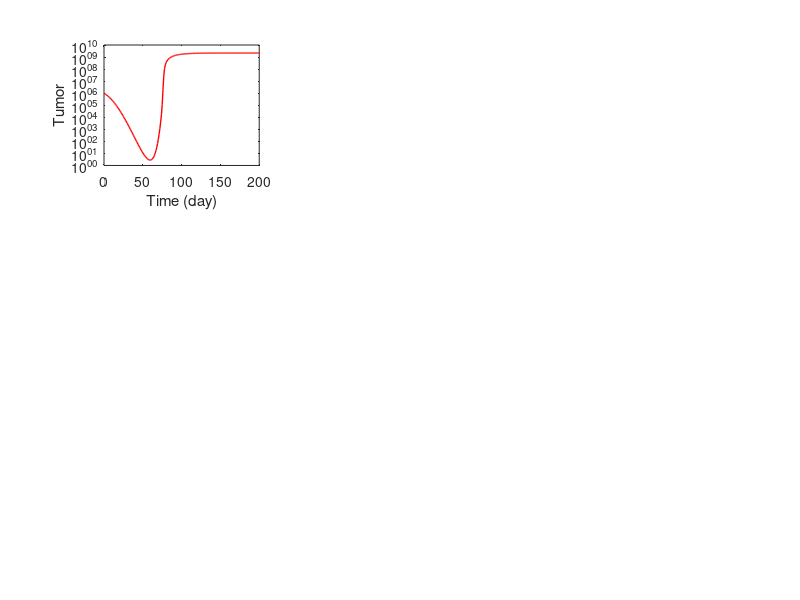

Reproduce this figure in MATLAB. (Note: this script raises an error after producing the figure.)
% The function to plot Figure 5 in the paper. Run the program solve()
% before running this program
function Figure5()
global par

fig=figure(1);
clf();
A=load('output/md.dat');

linestype={'m','o','g','b','y','r'};

title('the Number of Tumor with Treatment');

lw=1;

x0=-60;

subplot(3,3,1);
plot(A(:,1),A(:,7),linestype{6},'linewidth',lw);
xlabel('Time (day)');
ylabel('Tumor');
set(gca,'Yscale','log');
xlim([0 200]);
ylim([1 1e10]);
ax=gca;
ax.YAxis.Exponent=4;
text(x0,1e10,'(a)','fontweight','bold');

subplot(3,3,2);
plot(A(:,1),A(:,2),'color',[250 200 205]/255,'linewidth',lw);
xlabel('Time (day)');
ylabel('CAR-T_4');
xlim([0 200]);
ylim([0 1e4]);
ax=gca;
ax.YAxis.Exponent=4;
text(x0,10000,'(b)','fontweight','bold');

subplot(3,3,3);
plot(A(:,1),A(:,3),'color',[246 83 20]/255,'linewidth',lw);
xlabel('Time (day)');
ylabel('CAR-T_P');
xlim([0 200]);
ylim([0 1e8]);
text(x0, 1e8,'(c)','fontweight','bold');

subplot(3,3,4);
h(1) = plot(A(:,1),A(:,4),'color',[124 187 0]/255,'linewidth',lw);
xlabel('Time (day)');
ylabel('CAR-T_E');
xlim([0 200]);
ylim([0 5e7]);
text(x0, 5e7,'(d)','fontweight','bold');

subplot(3,3,5);
h(1) = plot(A(:,1),A(:,5),'color',[0 161 241]/255,'linewidth',lw);
xlabel('Time (day)');
ylabel('CAR-T_M');
xlim([0 200]);
ylim([0 2e4]);
text(x0, 2e4,'(e)','fontweight','bold');

subplot(3,3,6);
plot(A(:,1),A(:,6),'color',[0.49 0.18 0.56],'linewidth',lw);

xlabel('Time (day)');
ylabel('CAR-T_r');
xlim([0 200]);
ylim([0 1000]);
ax=gca;
ax.YAxis.Exponent=3;
text(x0,1000,'(f)','fontweight','bold');

% Plot the cytokine dynamics

run('../parameter.m');

y1=A(:,2);y2=A(:,3);y3=A(:,4);y4=A(:,5);y5=A(:,6);y6=A(:,7);y7=A(:,8);
I2 = par.lambda6 * y1 / par.dI2;
I6 = par.lambda10 * y7/ par.dI6;
Tbeta = par.lambda9 * y6 / par.dTbeta;
Igamma = ((par.lambda7 * y3 + par.lambda8 * y1) * (1 / (1 + y5/par.KTr) + 1 / (1 + Tbeta/par.KTbeta)))/par.dIgamma;

lw=1;
xt=-70;
fs=8;

x0 = 0.135;
y0 = 0.11;
xh = 0.14;
yh = 0.22;
dx = xh + 0.069;
axes('position',[x0,y0,xh,yh]);
plot(A(:,1),Tbeta,LineWidth=lw);
xlabel('Time (day)');
ylabel('TGF-\beta (ng/ml)');
set(gca,'Yscale','log');
ylim([1e-6,1e4]);
set(gca,'fontsize',fs);
text(xt,1e4,'(g)','fontweight','bold');

x0 = x0 + dx;
axes('position',[x0,y0,xh,yh]);
plot(A(:,1),I2,LineWidth=lw);
xlabel('Time (day)');
ylabel('IL-2 (ng/ml)');
ylim([0,0.06]);
set(gca,'fontsize',fs);

x0 = x0 + dx;
axes('position',[x0,y0,xh,yh]);
plot(A(:,1),I6,LineWidth=lw);
xlabel('Time (day)');
ylabel('IL-6 (ng/ml)');
ylim([0, 2e-3]);
set(gca,'fontsize',fs);

x0 = x0 + dx;
axes('position',[x0,y0,xh,yh]);
plot(A(:,1),Igamma(:,1),LineWidth=lw);
xlabel('Time (day)');
ylabel('IFN-\gamma (ng/ml)');
ylim([0, 0.008]);
set(gca,'fontsize',fs);

exportfig(fig,'Figure5.eps','color','cmyk','fontmode','scaled','fontsize',1);
end

